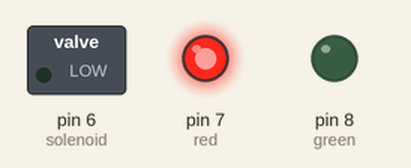
Simulated run of this sketch. Board: Arduino Uno, built with avr-gcc and run on an emulated ATmega328P. Shown: switched loads named in the sketch (green lamp = pin HIGH), output pins drawn as LEDs (lit = HIGH).

Above: at 0.1 s.
Timing chart, 0 to 1.6 s (numbered marks = the images above):
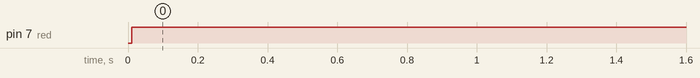

Measured:
- by itself, pin 7 (red): LOW → HIGH at 0.01 s

The sketch:

main.ino
```cpp
#include "SoftwareSerial.h"

SoftwareSerial alphaSerial(3, 2); // RX, TX

int solenoid = 6;
int red = 7;
int green = 8;

String ID = "4";

int dropCount = 0;
String toSend;
char bytes[4];

void setup(){
	Serial.begin(9600);//Initiate serial communication XBEE
	Serial.setTimeout(10);
	alphaSerial.begin(9600);//Initiate serial communication to send to atmega328 ALPHA-DISPLAY
	pinMode(solenoid, OUTPUT);//Set Digital Pin 6 from the atmega328 as an output to SOLENOID
	pinMode(red, OUTPUT);//RED LED
	pinMode(green, OUTPUT);//GREEN LED
}

void loop(){
	//Data comming from the UDOO via XBEE
	String data = Serial.readStringUntil(';');
    if (data == ID){
		digitalWrite(solenoid, HIGH);
		digitalWrite(red, LOW);
		digitalWrite(green, HIGH);
		dropCount++;
		alphaSerial.println(String(dropCount));//Send Data to ALPHA-DISPLAY
    }else{
    	digitalWrite(solenoid, LOW);
      	digitalWrite(red, HIGH);
      	digitalWrite(green, LOW);
    }
}
```
